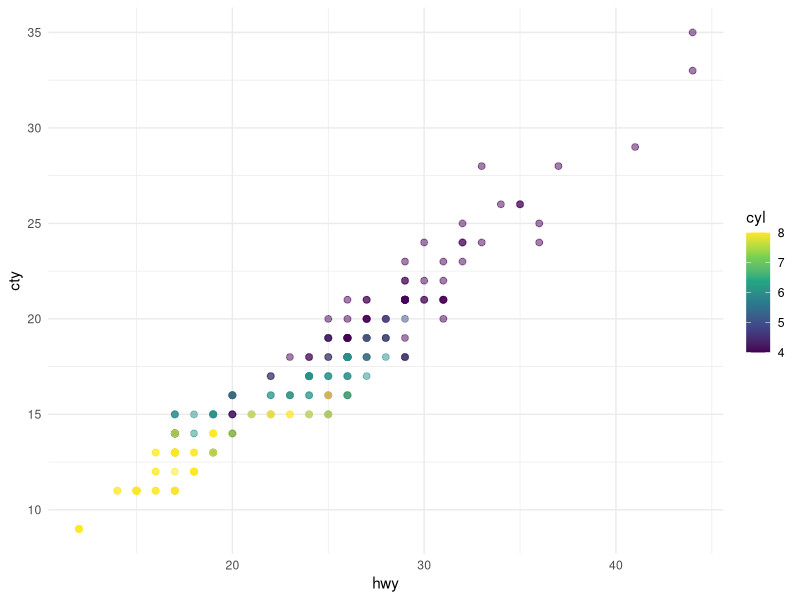
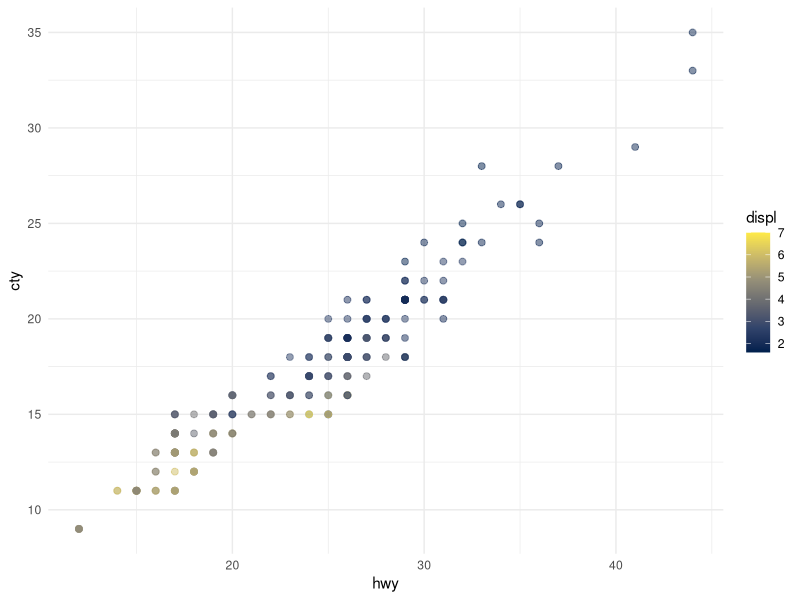

R code for these plots, in order:
## ---- chunk 1
#| label: load-packages
#| echo: false

library(ggplot2)
data(mpg, package = "ggplot2")
## ---- chunk 2
#| label: fig-mpg
#| fig-cap: "City and highway mileage for 38 popular models of cars."
#| fig-subcap:
#|   - "Color by number of cylinders"
#|   - "Color by engine displacement, in liters"
#| layout-ncol: 2
#| column: page
#| cache: true

ggplot(mpg, aes(x = hwy, y = cty, color = cyl)) +
  geom_point(alpha = 0.5, size = 2) +
  scale_color_viridis_c() +
  theme_minimal()

ggplot(mpg, aes(x = hwy, y = cty, color = displ)) +
  geom_point(alpha = 0.5, size = 2) +
  scale_color_viridis_c(option = "E") +
  theme_minimal()
